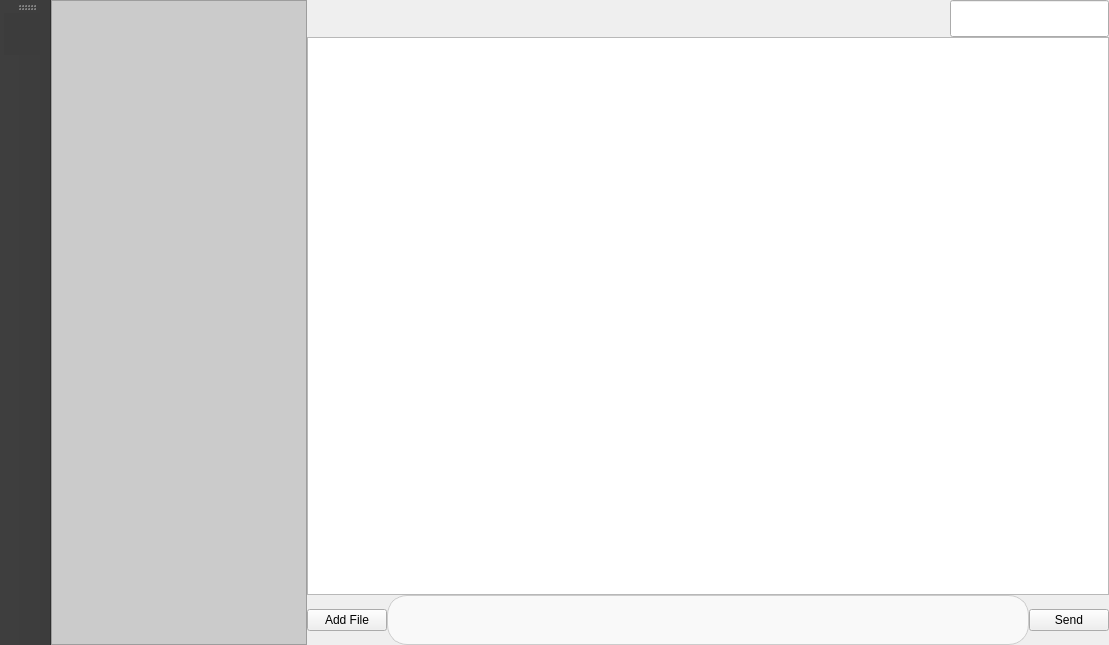
<?xml version="1.0" encoding="UTF-8"?>
<ui version="4.0">
 <class>MainWindow</class>
 <widget class="QMainWindow" name="MainWindow">
  <property name="geometry">
   <rect>
    <x>0</x>
    <y>0</y>
    <width>1109</width>
    <height>645</height>
   </rect>
  </property>
  <property name="windowTitle">
   <string>YouChat</string>
  </property>
  <widget class="QWidget" name="centralwidget">
   <layout class="QGridLayout" name="gridLayout" rowstretch="1,15,1">
    <property name="leftMargin">
     <number>0</number>
    </property>
    <property name="topMargin">
     <number>0</number>
    </property>
    <property name="rightMargin">
     <number>0</number>
    </property>
    <property name="bottomMargin">
     <number>0</number>
    </property>
    <property name="spacing">
     <number>0</number>
    </property>
    <item row="0" column="0" rowspan="3" colspan="2">
     <widget class="QListView" name="contacts">
      <property name="styleSheet">
       <string notr="true">background-color: rgb(203, 203, 203);</string>
      </property>
     </widget>
    </item>
    <item row="1" column="2" colspan="3">
     <widget class="QListView" name="chatroom"/>
    </item>
    <item row="2" column="2" colspan="3">
     <layout class="QHBoxLayout" name="horizontalLayout_3">
      <property name="spacing">
       <number>0</number>
      </property>
      <item>
       <widget class="QPushButton" name="sendFileButton">
        <property name="sizePolicy">
         <sizepolicy hsizetype="Fixed" vsizetype="Fixed">
          <horstretch>0</horstretch>
          <verstretch>0</verstretch>
         </sizepolicy>
        </property>
        <property name="text">
         <string>Add File</string>
        </property>
       </widget>
      </item>
      <item>
       <widget class="QTextEdit" name="msgEdit">
        <property name="sizePolicy">
         <sizepolicy hsizetype="Expanding" vsizetype="Minimum">
          <horstretch>0</horstretch>
          <verstretch>0</verstretch>
         </sizepolicy>
        </property>
        <property name="minimumSize">
         <size>
          <width>0</width>
          <height>50</height>
         </size>
        </property>
        <property name="font">
         <font>
          <family>Microsoft YaHei</family>
          <pointsize>16</pointsize>
         </font>
        </property>
        <property name="styleSheet">
         <string notr="true">QTextEdit {
        border: 1px solid #cccccc;
        border-radius: 20px;
        padding: 5px;
        background-color: #f9f9f9;
}</string>
        </property>
       </widget>
      </item>
      <item>
       <widget class="QPushButton" name="sendButton">
        <property name="text">
         <string>Send</string>
        </property>
       </widget>
      </item>
     </layout>
    </item>
    <item row="0" column="3">
     <layout class="QHBoxLayout" name="horizontalLayout" stretch="1,5,0">
      <property name="spacing">
       <number>0</number>
      </property>
      <item>
       <widget class="QLabel" name="current_contact">
        <property name="sizePolicy">
         <sizepolicy hsizetype="Minimum" vsizetype="Minimum">
          <horstretch>0</horstretch>
          <verstretch>0</verstretch>
         </sizepolicy>
        </property>
        <property name="minimumSize">
         <size>
          <width>150</width>
          <height>30</height>
         </size>
        </property>
        <property name="font">
         <font>
          <family>Microsoft YaHei</family>
          <pointsize>12</pointsize>
          <weight>50</weight>
          <bold>false</bold>
         </font>
        </property>
        <property name="text">
         <string/>
        </property>
       </widget>
      </item>
      <item>
       <spacer name="horizontalSpacer">
        <property name="orientation">
         <enum>Qt::Horizontal</enum>
        </property>
        <property name="sizeHint" stdset="0">
         <size>
          <width>40</width>
          <height>20</height>
         </size>
        </property>
       </spacer>
      </item>
      <item>
       <widget class="QLineEdit" name="clientName">
        <property name="sizePolicy">
         <sizepolicy hsizetype="Minimum" vsizetype="Minimum">
          <horstretch>0</horstretch>
          <verstretch>0</verstretch>
         </sizepolicy>
        </property>
        <property name="minimumSize">
         <size>
          <width>150</width>
          <height>30</height>
         </size>
        </property>
        <property name="font">
         <font>
          <family>Microsoft YaHei</family>
          <pointsize>12</pointsize>
          <weight>75</weight>
          <bold>true</bold>
         </font>
        </property>
       </widget>
      </item>
     </layout>
    </item>
   </layout>
  </widget>
  <widget class="QToolBar" name="toolBar">
   <property name="windowTitle">
    <string>toolBar</string>
   </property>
   <property name="styleSheet">
    <string notr="true">background-color: rgb(60, 60, 60);</string>
   </property>
   <property name="iconSize">
    <size>
     <width>35</width>
     <height>35</height>
    </size>
   </property>
   <attribute name="toolBarArea">
    <enum>LeftToolBarArea</enum>
   </attribute>
   <attribute name="toolBarBreak">
    <bool>false</bool>
   </attribute>
   <addaction name="actionChats"/>
  </widget>
  <action name="actionChats">
   <property name="icon">
    <iconset resource="res.qrc">
     <normaloff>:/icon/chat.png</normaloff>:/icon/chat.png</iconset>
   </property>
   <property name="text">
    <string/>
   </property>
  </action>
 </widget>
 <resources>
  <include location="res.qrc"/>
 </resources>
 <connections/>
</ui>
